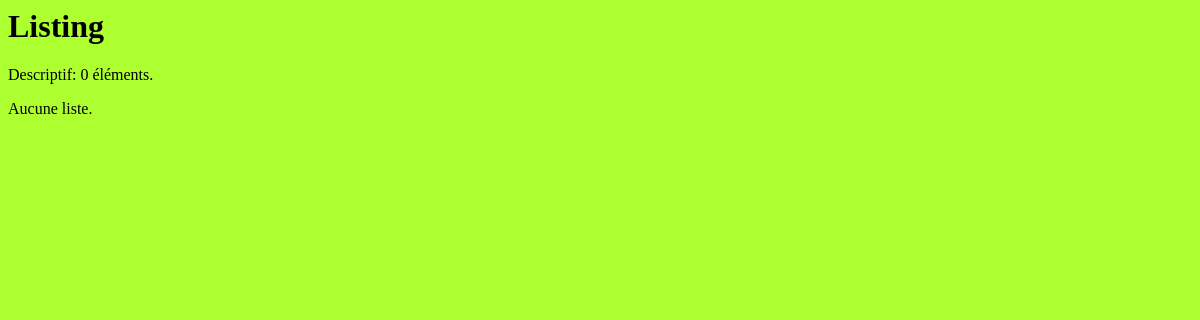
The page /listings/ on the database as committed earlier.
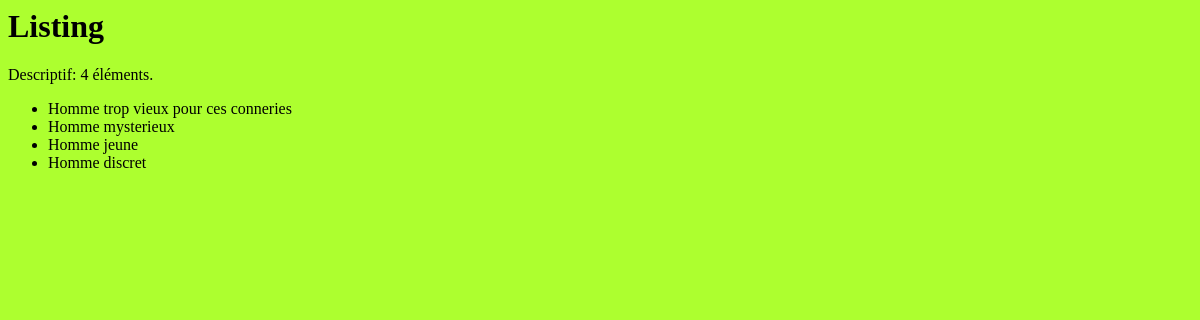
The same page on the database as committed later.
### listings/models.py (models this page shows)
class Listing(models.Model):
    title = models.fields.CharField(max_length=100)

### listings/views.py (the view)
# urls.py: path('listings/', views.listings),
def listings(request):
    listings = Listing.objects.all()
    return render(request, 'listings/listing.html', {'listings': listings})

### listings/templates/listings/listing.html
{% extends 'listings/base.html' %}
{% block content %}
<h1>Listing</h1>
<p>Descriptif: {{ listings|length }} éléments.</p>
{% if listings %}
    <ul>
        {% for listing in listings %}
            <li>{{ listing.title }}</li>
        {% endfor %}
    </ul>
{% else %}
    Aucune liste.
{% endif %}
{% endblock %}

Rows that differ between the two databases and show on the page:
added Listing: title "Homme trop vieux pour ces conneries"
added Listing: title "Homme mysterieux"
added Listing: title "Homme jeune"
added Listing: title "Homme discret"
Other text that changed with them:
{{ listings|length }}: "0" → "4"
text no longer shown: "Aucune liste."
